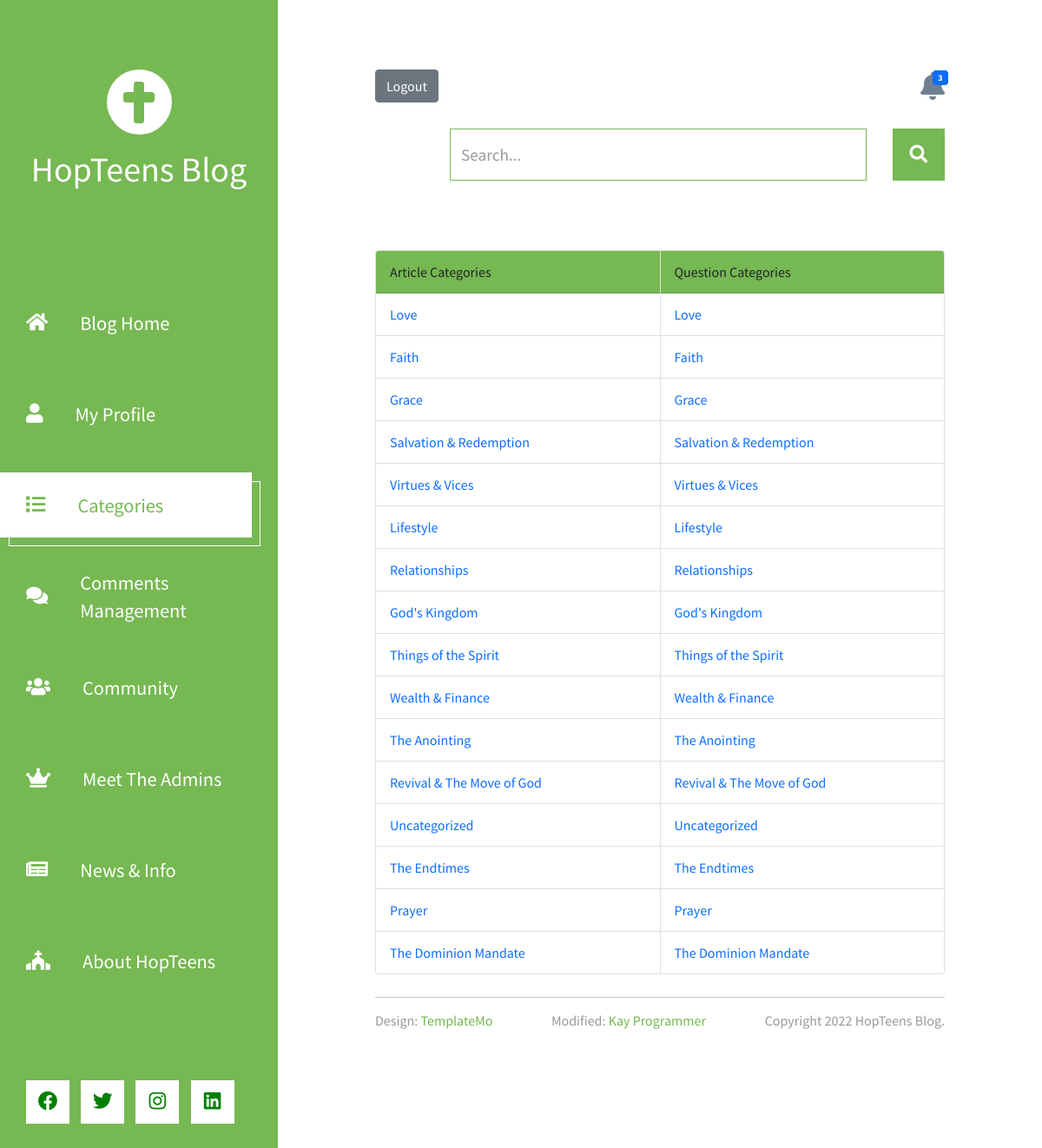
/categories/ (signed in), run on the app's committed database.
### blog/models.py (models this page shows, shortened)
class About(models.Model):
    title = models.CharField(max_length=1000, null=True)
    text = RichTextField(config_name='awesome_ckeditor', null=True)
    date_created = models.DateTimeField(auto_now_add=True)
    mission = RichTextField(config_name='awesome_ckeditor', null=True)
    vision = RichTextField(config_name='awesome_ckeditor', null=True)
    core_values = RichTextField(config_name='awesome_ckeditor', null=True)
    address = models.TextField(null=True, blank=True)
    support = models.TextField(null=True, blank=True)
    email = models.EmailField(null=True, blank=True)
    facebook = models.URLField(null=True, blank=True)
    twitter = models.URLField(null=True, blank=True)
    instagram = models.URLField(null=True, blank=True)
    youtube = models.URLField(null=True, blank=True)
    linkedin = models.URLField(null=True, blank=True)
    phone = models.CharField(max_length=20, null=True, blank=True)
    slogan = models.CharField(max_length=300, null=True, blank=True)
    image = models.FileField(default='lll.gif/', upload_to='about_pic', null=True, blank=True)
    video = models.FileField(upload_to='about_pic/', null=True, blank=True, storage=VideoMediaCloudinaryStorage)
    class Meta:
        verbose_name_plural = 'About Us'
    '''
    def media_type_html(self):
        """
        guess_type returns a tuple like (type, encoding) and we want to access
        the type of media file in first index of tuple
        """
        type_tuple = guess_type(self.mediaURL, strict=True)
        if (type_tuple[0]).__contains__("image"):
            return "image"
        elif (type_tuple[0]).__contains__("video"):
            return "video"
    '''

class Category(models.Model):
    name = models.CharField(max_length=100, null=True)
    slug = models.SlugField(max_length=250, blank=True)
    class Meta:
        verbose_name_plural = 'Categories'
    '''
    @classmethod
    def get_posts(self):
        articles = [self.posts]
        return articles
    '''

### blog/views.py (the view)
# urls.py: path('categories/', views.CategoryView.as_view(), name="categories"),
class CategoryView(ListView):
    model = Category
    template_name = 'blog/categories.html'
    context_object_name = 'categories'

### blog/forms.py
class PostSearchForm(forms.Form):
    q = forms.CharField(widget = forms.TextInput(attrs={'class':'form-control tm-search-input', 'name':'query', 'type':'text', 'aria-label':'Search', 'placeholder':'Search...'}))
    def __init__(self, *args, **kwargs):
        super().__init__(*args, **kwargs)
        self.fields['q'].widget.attrs.update(
            {'class': 'form-control menudd tm-search-input'})
        self.fields['q'].widget.attrs.update(
            {'data-toggle': 'dropdown'})

### blog/models.py (called while the page is built)
    def __str__(self):
        return str(self.full_name)

    @property
    def avatarURL(self):
        try:
            url = self.avatar.url
        except:
            url = "/media/pro.png"
        return url

### blog/templatetags/custom_tags.py (called while the page is built)
@register.inclusion_tag('blog/show_notifications.html', takes_context=True)
def show_notifications(context):
    request_user = context['request'].user
    author = request_user.author
    notifications = Notification.objects.filter(to_author=author).exclude(author_has_seen=True).exclude(title__isnull=False).order_by('-date')
    news_notification = Notification.objects.filter(to_author = author).exclude(author_has_seen=True).exclude(title = None).order_by('-date')
    not_count = notifications.count() + news_notification.count()
    return {'notifications': notifications, 'n_not':news_notification, 'nc':not_count}

@register.inclusion_tag('blog/search.html', takes_context=True)
def post_search(context):
    request_user = context['request'].user
    request = context['request']
    form = PostSearchForm()
    categories = Category.objects.all()
    results = []
    return {'form': form, 'results': results, 'categories':categories}

@register.inclusion_tag('blog/social.html', takes_context=True)
def show_social(context):
    about = About.objects.all()[:1]
    return {'about': about}

### blog/templates/blog/categories.html (shortened to what this page needs)
{% extends 'blog/index.html' %}
{% load static %}
{% block content %}
    <div class="card-group">
        <div class="card mb-3" style="width: 18rem;">
            <div class="card-header" style="background-color:#76b852;">
                Article Categories
            </div>
            <ul class="list-group list-group-flush">
                {% for c in categories %}
                    <li class="list-group-item"><a class="text" href="{% url 'category_posts' c.slug %}">{{c.name}}</a></li>
                {% endfor %}
            </ul>
        </div>
        <div class="card mb-3" style="width: 18rem;">
            <div class="card-header" style="background-color:#76b852;">
                Question Categories
            </div>
            <ul class="list-group list-group-flush">
                {% for c in categories %}
                    <li class="list-group-item"><a href="{% url 'category_questions' c.slug %}">{{c.name}}</a></li>
                {% endfor %}
            </ul>
        </div>
    </div>
{% endblock %}

### blog/templates/blog/index.html (shortened to what this page needs)
{% load static %}
{% load custom_tags %}
<!DOCTYPE html>
<html lang="en">
<head>
	<link rel="stylesheet" href="{% static 'fontawesome/css/all.min.css' %}">
    <link rel="stylesheet" href="{% static 'css/bootstrap.min.css' %}">
    <link rel="stylesheet" href="{% static 'css/blog.css' %}?{% now "U" %}">
    <link rel="stylesheet" href="https://cdn.jsdelivr.net/npm/sweetalert2@10.10.1/dist/sweetalert2.min.css">
   <link rel="stylesheet" href="https://use.fontawesome.com/releases/v5.12.1/css/all.css">
</head>
<body>
	<header class="tm-header" id="tm-header">
        <div class="tm-header-wrapper">
            <div class="tm-site-header">
                <div class="mb-3 mx-auto tm-site-logo"><i class="fas fa-cross fa-3x"></i></div>
                <h1 class="text-center">HopTeens Blog</h1>
            </div>
            <nav class="tm-nav" id="tm-nav">
                <ul>
                    {% url 'home' as home_url %}
                    <li class="tm-nav-item {% if request.path == home_url %} active {% endif %}"><a href="{% url 'home' %}" class="tm-nav-link">
                        <i class="fas fa-home"></i>
                        Blog Home
                    </a></li>
                    {% if user.is_authenticated %}
                    {% url 'profile' user.author.slug as profile_url %}
                    <li class="tm-nav-item {% if request.path == profile_url %} active {% endif %}"><a href="{% url 'profile' user.author.slug %}" class="tm-nav-link">
                        <i class="fas fa-user"></i>
                        My Profile
                        </a>
                    </li>
                    {% endif %}
                    {% url 'categories' as categories_url %}
                    <li class="tm-nav-item {% if request.path == categories_url %} active {% endif %}">
                        <a href="{% url 'categories' %}" class="tm-nav-link">
                            <i class="fas fa-list"></i>
                            Categories
                        </a>
                    </li>
                    {% if user.is_staff %}
                    {% url 'comments' as comments_url %}
                    <li class="tm-nav-item {% if request.path == comments_url %} active {% endif %}">
                        <a href="{% url 'comments' %}" class="tm-nav-link">
                            <i class="fas fa-comments"></i>
                            Comments Management
                        </a>
                    </li>
                    {% endif %}
                    {% url 'community' as community_url %}
                    <li class="tm-nav-item {% if request.path == community_url %} active {% endif %}">
                        <a href="{% url 'community' %}" class="tm-nav-link">
                        <i class="fas fa-users"></i>
                        Community
                    </a></li>
                    {% url 'admins' as admins_url %}
                    <li class="tm-nav-item {% if request.path == admins_url %} active {% endif %}"><a href="{% url 'admins' %}" class="tm-nav-link">
                        <i class="fas fa-crown"></i>
                        Meet The Admins
                    </a></li>
                    {% url 'news' as news_url %}
                    <li class="tm-nav-item{% if request.path == news_url %} active {% endif %}">
                        <a href="{% url 'news' %}" class="tm-nav-link">
                        <i class="fas fa-newspaper"></i>
                        News & Info
                    </a></li>
                    {% url 'about' as about_url %}
                    <li class="tm-nav-item{% if request.path == about_url %} active {% endif %}">
                        <a href="{% url 'about' %}" class="tm-nav-link">
                        <i class="fas fa-church"></i>
                        About HopTeens
                    </a></li>
                </ul>
            </nav>
            <div class="tm-mb-65" >
                {% show_social %}
            </div>
        </div>
    </header>
    <div class="container-fluid">
        <main class="tm-main">
            <div style="margin-bottom: 30px;">
            {% if user.is_authenticated %}
                <a class="btn btn-secondary" style="color: white;" href="{% url 'logout' %}?next={{request.path | urlencode}}">Logout</a>
                {% show_notifications %}
            {% else %}
                <a class="btn btn-secondary" href="{% url 'login' %}?next={{request.path | urlencode}}" style="color: white;">Login/SignUp</a>
            {% endif %}
            </div>
            <div class="row tm-row">
            {% post_search %}
            {% block content %}
            {% endblock %}
            <footer class="row tm-row">
                <div class="card-group">
                    <hr class="col-12">
                    <div class="tm-color-gray des kay">
                        Design: <a rel="nofollow" target="_blank" href="https://templatemo.com" class="tm-external-link">TemplateMo</a>
                    </div>
                    <div class="tm-color-gray mod kay">
                        Modified: <a rel="nofollow" target="_blank" href="https://wa.me/2348095602320" class="tm-external-link">Kay Programmer</a>
                    </div>
                    <div class=" tm-color-gray tm-copyright kay">
                        Copyright {% now "Y" %} HopTeens Blog.
                    </div>
                </div>
            </footer>
        </main>
    </div>
{% load sweetify %}
</body>
</html>

### blog/templates/blog/social.html
{% for a in about %}
<a rel="nofollow" href="{{a.facebook|default:'#'}}" class="tm-social-link" target="_blank">
    <i class="fab fa-facebook tm-social-icon" style="color: green;"></i>
</a>
<a href="{{a.twitter|default:'#'}}" class="tm-social-link" target="_blank">
    <i class="fab fa-twitter tm-social-icon"  style="color: green;"></i>
</a>
<a href="{{a.instagram|default:'#'}}" class="tm-social-link" target="_blank">
    <i class="fab fa-instagram tm-social-icon"  style="color: green;"></i>
</a>
<a href="{{a.linkedin|default:'#'}}" class="tm-social-link" target="_blank">
    <i class="fab fa-linkedin tm-social-icon"  style="color: green;"></i>
</a>
{% endfor %}

### blog/templates/blog/show_notifications.html (shortened to what this page needs)
{% load static %}
<div class="nav-item dropdown position-relative" style="float: right;">
	<span class="d-tog" id="navbarDropdown" role="button" data-toggle="dropdown" aria-haspopup="true" aria-expanded="false">
        <span style="color: slategrey; cursor: pointer; position: relative; top: 3px;"><i class="fas fa-bell fa-2x" ></i></span>
        {% if nc != 0 %}
			<span class="badge bg-primary not-total">{{nc}}</span>
		{% endif %}
	</span>
</div>

### blog/templates/blog/search.html (shortened to what this page needs)
<div class="col-12">
    <form method="GET" class="form-inline tm-mb-80 tm-search-form">
        {{form.q}}
        <span class="tm-search-button " style="display: table; cursor: pointer;" type="click">
            <i style="display: table-cell; vertical-align: middle; text-align: center;" class="fas fa-search tm-search-icon" aria-hidden="true"></i>
        </span>
    </form>
</div>
</div>

### static/css/blog.css (style rules this page uses)
a { text-decoration: none; }
html { overflow-x: hidden; }
body { margin: 0; padding: 0; font-family: 'Source Sans Pro', sans-serif; font-size : 16px; line-height: 2em; overflow-x: hidden; }
p, span { color: #999; }
hr { border-top-color: #CCC; margin-top: 10px; margin-bottom: 10px; }
.form-control::placeholder { color: #999; }
.tm-header { background-color: #76b852; color: white; position: fixed; top: 0; left: 0; bottom: 0; z-index: 100; width: 400px; overflow-y: visible; }
.tm-header-wrapper { overflow-y: scroll; scrollbar-width: none; -ms-overflow-style: none; padding: 30px; width: 100%; height: 100%; }
.tm-site-header { margin-top: 50px; margin-bottom: 115px; }
.tm-site-logo { width: 75px; height: 75px; border-radius: 50%; background-color: white; display: flex; align-items: center; justify-content: center; }
.tm-site-logo i { color: #76b852; }
.tm-main { margin-left: 400px; padding: 80px 100px 25px; }
.tm-row { max-width: 980px; justify-content: space-between; }
.tm-nav { margin-bottom: 100px; }
.tm-nav-item { list-style: none; margin-bottom: 30px; }
.tm-nav-link { color: white; background-color: transparent; height: 75px; width: 100%; max-width: 300px; display: flex; align-items: center; font-size: 1.4rem; padding: 30px; }
.tm-nav-item:hover .tm-nav-link, .tm-nav-item.active .tm-nav-link { color: #76b852; background-color: white; text-decoration: none; }
.tm-nav ul { position: relative; }
.tm-nav-item:hover:after, .tm-nav-item.active:after { content: ''; width: 100%; max-width: 300px; height: 75px; display: block; border: 1px solid white; margin-left: 10px; margin-top: -65px; position: absolute; z-index: -1000; }
.tm-nav-link i { margin-right: 37px; }
ul { margin: 0; padding: 0; }
.tm-nav { margin-left: -30px; }
.tm-social-link { display: inline-block; background-color: white; font-size: 1.4rem; width: 50px; height: 50px; text-align: center; padding-top: 8px; margin-right: 15px; margin-bottom: 15px; }
.tm-social-icon { color: #0CC; transition: all 0.3s ease; }
.tm-search-form { display: flex; align-items: center; justify-content: flex-end; }
.form-inline .form-control.tm-search-input { display: block; height: 60px; width: 480px; margin-right: 30px; border-radius: 0; border-color: #76b852; font-size: 1.2rem; }
.tm-search-button { width: 60px; height: 60px; border: none; background-color: #76b852; transition: all 0.3s ease; }
.tm-search-icon { color: white; font-size: 1.3rem; }
.tm-external-link { color: #76b852; }
.tm-copyright { text-align: right; }
.des { text-align: left; margin:auto; margin-left: 0; }
.mod { text-align: center; margin:auto; margin-left: 0; }
.form-control { height: 45px; border-color: #76b852; border-radius: 0; }
.tm-mb-65 { margin-bottom: 65px; }
.tm-mb-80 { margin-bottom: 80px; }
a.tm-color-gray, .tm-color-gray { color: #999; }
@media (max-width: 1540px) { .tm-header { width: 320px; } }
@media (max-width: 1540px) { .tm-main { margin-left: 320px; width: calc(100% - 320px); } }
@media (max-width: 1288px) { .tm-social-link { margin-right: 10px; } }
.not-total { float: right; position: absolute; top:1px; right:-0.4em; cursor: pointer; font-size: 10px; }

### data on the page
Category: name "Love"
Category: name "Faith"
Category: name "Grace"
Category: name "Salvation & Redemption"
Category: name "Virtues & Vices"
Category: name "Lifestyle"
Category: name "Relationships"
Category: name "God's Kingdom"
Category: name "Things of the Spirit"
Category: name "Wealth & Finance"
Category: name "The Anointing"
Category: name "Revival & The Move of God"
Category: name "Uncategorized"
Category: name "The Endtimes"
Category: name "Prayer"
Category: name "The Dominion Mandate"

### other printed values
{{ nc }} "3"
